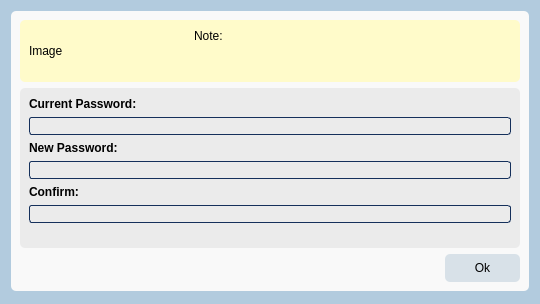
<?xml version="1.0" encoding="UTF-8"?>
<ui version="4.0">
 <class>Dialog</class>
 <widget class="QDialog" name="Dialog">
  <property name="geometry">
   <rect>
    <x>0</x>
    <y>0</y>
    <width>540</width>
    <height>304</height>
   </rect>
  </property>
  <property name="sizePolicy">
   <sizepolicy hsizetype="Preferred" vsizetype="Expanding">
    <horstretch>0</horstretch>
    <verstretch>0</verstretch>
   </sizepolicy>
  </property>
  <property name="windowTitle">
   <string>Dialog</string>
  </property>
  <property name="styleSheet">
   <string notr="true">background-color: rgb(178, 203, 222);</string>
  </property>
  <layout class="QGridLayout" name="gridLayout" rowstretch="0">
   <property name="bottomMargin">
    <number>13</number>
   </property>
   <item row="0" column="0">
    <widget class="QFrame" name="frame">
     <property name="styleSheet">
      <string notr="true">background-color: rgb(249, 249, 249);
border-radius: 5px;</string>
     </property>
     <property name="frameShape">
      <enum>QFrame::Shape::StyledPanel</enum>
     </property>
     <property name="frameShadow">
      <enum>QFrame::Shadow::Raised</enum>
     </property>
     <layout class="QGridLayout" name="gridLayout_2" rowstretch="0,2,0">
      <item row="2" column="0">
       <spacer name="horizontalSpacer">
        <property name="orientation">
         <enum>Qt::Orientation::Horizontal</enum>
        </property>
        <property name="sizeHint" stdset="0">
         <size>
          <width>419</width>
          <height>28</height>
         </size>
        </property>
       </spacer>
      </item>
      <item row="0" column="0" colspan="2">
       <widget class="QWidget" name="widget" native="true">
        <property name="sizePolicy">
         <sizepolicy hsizetype="Expanding" vsizetype="Expanding">
          <horstretch>0</horstretch>
          <verstretch>0</verstretch>
         </sizepolicy>
        </property>
        <property name="minimumSize">
         <size>
          <width>0</width>
          <height>62</height>
         </size>
        </property>
        <property name="styleSheet">
         <string notr="true">background-color: rgb(255, 251, 202);</string>
        </property>
        <layout class="QHBoxLayout" name="horizontalLayout" stretch="1,2">
         <property name="topMargin">
          <number>9</number>
         </property>
         <property name="bottomMargin">
          <number>9</number>
         </property>
         <item>
          <widget class="QLabel" name="label_4">
           <property name="text">
            <string>Image</string>
           </property>
          </widget>
         </item>
         <item>
          <widget class="QLabel" name="label_5">
           <property name="text">
            <string>Note: </string>
           </property>
           <property name="alignment">
            <set>Qt::AlignmentFlag::AlignLeading|Qt::AlignmentFlag::AlignLeft|Qt::AlignmentFlag::AlignTop</set>
           </property>
          </widget>
         </item>
        </layout>
       </widget>
      </item>
      <item row="2" column="1">
       <widget class="QPushButton" name="pushButton">
        <property name="sizePolicy">
         <sizepolicy hsizetype="Expanding" vsizetype="Expanding">
          <horstretch>0</horstretch>
          <verstretch>0</verstretch>
         </sizepolicy>
        </property>
        <property name="styleSheet">
         <string notr="true">border-radius: 5px;
background-color: #d8e1e8;</string>
        </property>
        <property name="text">
         <string>Ok</string>
        </property>
       </widget>
      </item>
      <item row="1" column="0" colspan="2">
       <widget class="QWidget" name="widget_2" native="true">
        <property name="styleSheet">
         <string notr="true">background-color: rgb(235, 235, 235);
border-radius: 5px;</string>
        </property>
        <layout class="QVBoxLayout" name="verticalLayout">
         <item>
          <layout class="QFormLayout" name="formLayout">
           <property name="fieldGrowthPolicy">
            <enum>QFormLayout::FieldGrowthPolicy::ExpandingFieldsGrow</enum>
           </property>
           <property name="rowWrapPolicy">
            <enum>QFormLayout::RowWrapPolicy::WrapAllRows</enum>
           </property>
           <property name="formAlignment">
            <set>Qt::AlignmentFlag::AlignLeading|Qt::AlignmentFlag::AlignLeft|Qt::AlignmentFlag::AlignTop</set>
           </property>
           <property name="horizontalSpacing">
            <number>32</number>
           </property>
           <property name="verticalSpacing">
            <number>6</number>
           </property>
           <item row="0" column="0">
            <widget class="QLabel" name="label">
             <property name="font">
              <font>
               <bold>true</bold>
              </font>
             </property>
             <property name="text">
              <string>Current Password:</string>
             </property>
            </widget>
           </item>
           <item row="0" column="1">
            <widget class="QLineEdit" name="lineEdit">
             <property name="sizePolicy">
              <sizepolicy hsizetype="Expanding" vsizetype="Expanding">
               <horstretch>0</horstretch>
               <verstretch>0</verstretch>
              </sizepolicy>
             </property>
             <property name="styleSheet">
              <string notr="true">background-color: rgb(235, 235, 235);
border: 1px solid #15305b;
border-radius: 3px;</string>
             </property>
             <property name="echoMode">
              <enum>QLineEdit::EchoMode::Password</enum>
             </property>
             <property name="clearButtonEnabled">
              <bool>true</bool>
             </property>
            </widget>
           </item>
           <item row="1" column="0">
            <widget class="QLabel" name="label_2">
             <property name="font">
              <font>
               <bold>true</bold>
              </font>
             </property>
             <property name="text">
              <string>New Password:</string>
             </property>
            </widget>
           </item>
           <item row="1" column="1">
            <widget class="QLineEdit" name="lineEdit_2">
             <property name="sizePolicy">
              <sizepolicy hsizetype="Expanding" vsizetype="Expanding">
               <horstretch>0</horstretch>
               <verstretch>0</verstretch>
              </sizepolicy>
             </property>
             <property name="styleSheet">
              <string notr="true">background-color: rgb(235, 235, 235);
border: 1px solid #15305b;
border-radius: 3px;</string>
             </property>
             <property name="echoMode">
              <enum>QLineEdit::EchoMode::Password</enum>
             </property>
             <property name="clearButtonEnabled">
              <bool>true</bool>
             </property>
            </widget>
           </item>
           <item row="2" column="0">
            <widget class="QLabel" name="label_3">
             <property name="font">
              <font>
               <bold>true</bold>
              </font>
             </property>
             <property name="text">
              <string>Confirm:</string>
             </property>
            </widget>
           </item>
           <item row="2" column="1">
            <widget class="QLineEdit" name="lineEdit_3">
             <property name="sizePolicy">
              <sizepolicy hsizetype="Expanding" vsizetype="Expanding">
               <horstretch>0</horstretch>
               <verstretch>0</verstretch>
              </sizepolicy>
             </property>
             <property name="styleSheet">
              <string notr="true">background-color: rgb(235, 235, 235);
border: 1px solid #15305b;
border-radius: 3px;</string>
             </property>
             <property name="echoMode">
              <enum>QLineEdit::EchoMode::Password</enum>
             </property>
             <property name="clearButtonEnabled">
              <bool>true</bool>
             </property>
            </widget>
           </item>
          </layout>
         </item>
        </layout>
       </widget>
      </item>
     </layout>
    </widget>
   </item>
  </layout>
 </widget>
 <resources/>
 <connections/>
</ui>
